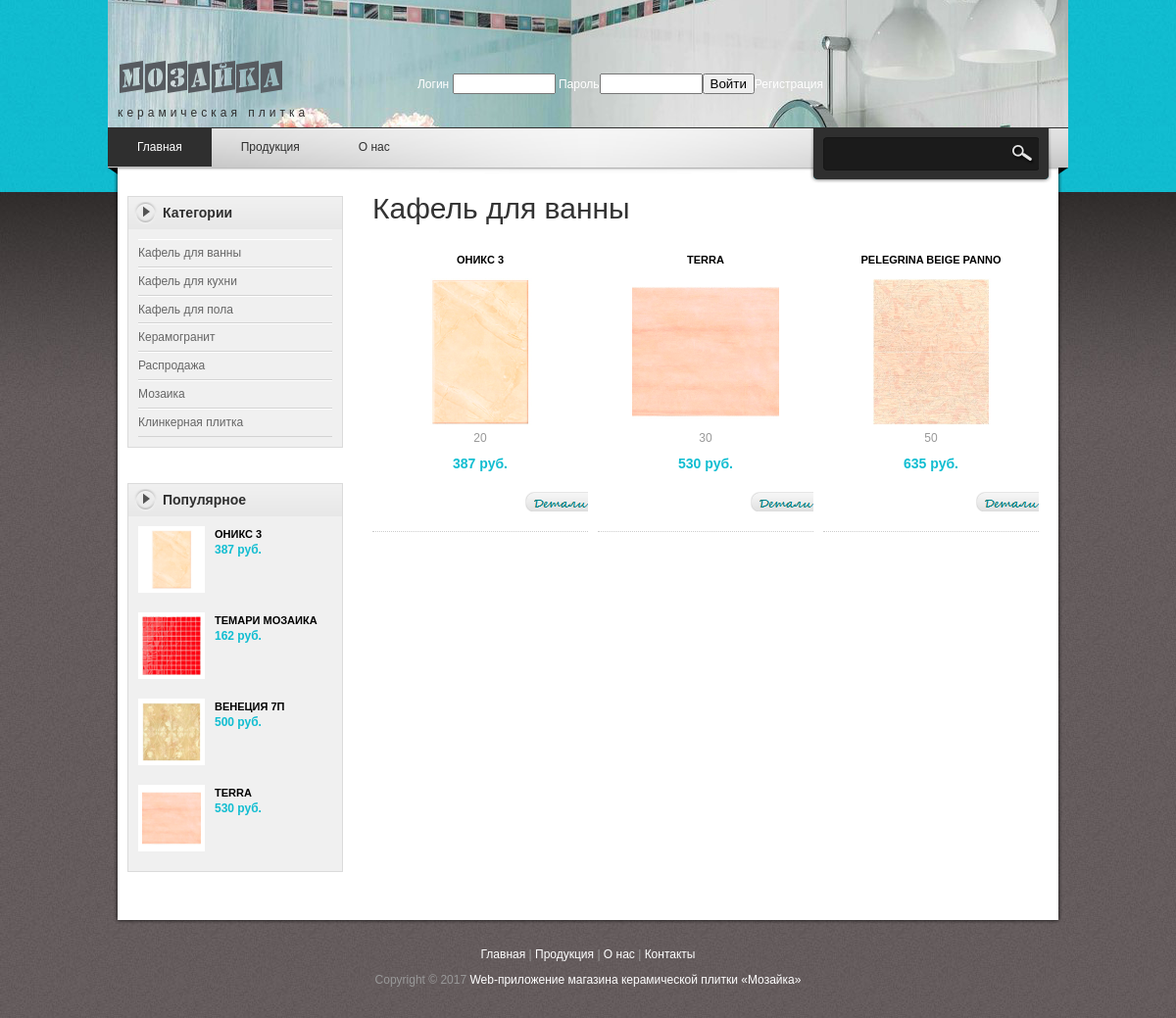
The page /index.php?idk=4 on the database its author committed.
### tables this page shows
CREATE TABLE `kat` (
  `idk` int(11) NOT NULL,
  `kat` varchar(255) NOT NULL
);

CREATE TABLE `tovar` (
  `idt` int(11) NOT NULL,
  `nametov` varchar(100) NOT NULL,
  `opistovar` text NOT NULL,
  `imagetovar` varchar(100) NOT NULL,
  `idk` int(11) NOT NULL,
  `cena` int(11) NOT NULL,
  `datad` date NOT NULL,
  `h` int(11) NOT NULL,
  `w` int(11) NOT NULL,
  `kolvom` int(11) NOT NULL
);

### index.php (the view, shortened to what this page needs)
<?php	include 'header.php'; ?>
            <div class="sidebar_box"><span class="bottom"></span>
            	<h3>Популярное</h3>
                <div class="content">
                <?php
				$idk=$_GET['idk'];
			$key=$_POST['keyword'];
					$query3 = "SELECT * FROM tovar t2  order by datad asc LIMIT 4 ";
$result3 = mysql_query($query3) or die(mysql_error());
					while($row3 = mysql_fetch_array($result3))
    {
	echo "<div class='bs_box'>";
                    	echo "<a href='productdetail.php?id={$row3['0']}'><img src={$row3['3']} alt='image' width='60'/></a>
                        <h4><a href='productdetail.php?id={$row3['0']}'>{$row3['1']}</a></h4>
                        <p class='price'>{$row3['5']} руб.</p>
                        <div class='cleaner'></div>
                    </div>";}
					?>
                </div>
            </div>
        </div>
        <div id="content" class="float_r">
        <?php
	if (($idk=='') and ($key==''))	{ echo "<h1>Новая продукция</h1>";
	$query4 = "SELECT *,SUBSTRING(opistovar,1,90) as k FROM tovar order by datad desc LIMIT 6";
	}
	elseif  (($idk<>'') and ($key==''))
	{
		$querykat = mysql_query("select * from kat where idk=$idk") or die(mysql_error());
		while($rowkat = mysql_fetch_array($querykat)) {
	echo "<h1>{$rowkat['1']}</h1>";
		}
	$query4 = "SELECT *,SUBSTRING(opistovar,1,90) as k FROM tovar where idk=$idk";
	}
	else {
		echo "<h1>Поиск по '$key'</h1>";
	$query4 = "SELECT *,SUBSTRING(opistovar,1,90) as k FROM tovar where nametov like '%$key%'";
	}
$result4 = mysql_query($query4) or die(mysql_error());
					$i=0;
					while($row4 = mysql_fetch_array($result4))
    {
echo "<div class='product_box'>
<h3>{$row4['1']}</h3>
                 <a href='#'><img src={$row4['3']} alt='image' width='150'/></a>
				 <p>{$row4['7']}</p>
				 <p class='product_price'>{$row4['5']} руб.</p>";
               echo "<a href='productdetail.php?id={$row4['0']}' class='detail'></a> <input name='id' type='hidden' value='". $row4['0'] ."'>   </form>
            </div>
			"; $i++;
			if ($i % 3 == 0) {echo " <div class='cleaner'></div>";}}
				?>
        </div>
    </div>
   <?php	include 'footer.php'; ?>
</div>
</body>
</html>

### header.php (shortened to what this page needs)
<?php
$logged = $_SESSION['user'];
$query2 = "SELECT * FROM kat";
$result2 = mysql_query($query2) or die(mysql_error());
?>
<!DOCTYPE html PUBLIC "-//W3C//DTD XHTML 1.0 Transitional//EN" "http://www.w3.org/TR/xhtml1/DTD/xhtml1-transitional.dtd">
<html xmlns="http://www.w3.org/1999/xhtml">
<head>
<link href="templatemo_style.css" rel="stylesheet" type="text/css" />
<link rel="stylesheet" href="nivo-slider.css" type="text/css" media="screen" />
<link rel="stylesheet" type="text/css" href="css/ddsmoothmenu.css" />
</head>
<body>
<div id="templatemo_body_wrapper">
<div id="templatemo_wrapper">
	<div id="templatemo_header">
    	<div id="site_title"><h1><a href="index.php"><br>керамическая плитка</a></h1></div>
       	  <div id="header_right">
        <p>
<?php
if ((!$logged) ) {
 echo "<a href='#'><form method='post' action='logmi.php'>";
 echo "Логин  <input type=text size=10 maxlength=10 name='login' />";
 echo "  Пароль<input type='password' size=10 maxlength=10 name='password' />";
echo "<input type='submit'  name='del' value='Войти' /><a href='reg.php'>Регистрация</a>";} else {	$row = mysql_fetch_array($result);
	echo $row['3'];echo  ", добро пожаловать!!! " ;echo  "<a href='login.php?act=logout'>Выйти</a>";}
 ?>
		</div>
			</div>
    <div id="templatemo_menubar">
    	<div id="top_nav" class="ddsmoothmenu">
            <ul>
                <li><a href="index.php" class="selected">Главная</a></li>
                <li><a href="#">Продукция</a>
                </li>
                <li><a href="about.php">О нас</a>
                </li>
            </ul>
            <br style="clear: left" />
        </div>
        <div id="templatemo_search">
            <form action="index.php" method="post">
              <input type="text" value=" " name="keyword" id="keyword" title="keyword" onfocus="clearText(this)" onblur="clearText(this)" class="txt_field" />
              <input type="submit" name="Search" value=" " alt="Search" id="searchbutton" title="Search" class="sub_btn"  />
            </form>
        </div>
    </div>
    <div id="templatemo_main">
    	<div id="sidebar" class="float_l">
        	<div class="sidebar_box"><span class="bottom"></span>
            	<h3>Категории</h3>
                <div class="content">
                	<ul class="sidebar_list">
						<?php
					while($row2 = mysql_fetch_array($result2))
    {
                       echo "<li><a href='index.php?idk={$row2['0']}'>{$row2['1']}</a></li>";
	} ?>
                    </ul>
                </div>
             </div>

### templatemo_style.css (style rules this page uses)
body { margin: 0; padding: 0; color: #999; font-family: Tahoma, Geneva, sans-serif; font-size: 12px; line-height: 1.4em; background-color: #665f5f; background-repeat: repeat; background-image: url(images/templatemo_body.jpg) }
a, a:link, a:visited { color: #0299aa; font-weight: normal; text-decoration: none }
a.detail { display: inline-block; width: 64px; height: 20px; line-height: 20px; text-align: center; font-size: 10px; font-weight: bold; color: #333; background: url(images/templatemo_detail.png) }
p { margin: 0 0 10px 0; padding: 0; }
img { border: none; }
h1, h2, h3, h4, h5, h6 { color: #333; font-weight: normal; }
h1 { font-size: 30px; margin: 0 0 30px; padding: 5px 0 }
h3 { font-size: 20px; margin: 0 0 20px; padding: 0; }
h4 { font-size: 16px; margin: 0 0 15px; padding: 0; }
.float_l { float: left }
.float_r { float: right }
#templatemo_body_wrapper { width: 100%; background: url(images/templatemo_body_top.jpg) repeat-x top }
#templatemo_wrapper { width: 980px; margin: 0 auto; }
#templatemo_header { width: 960px; height: 70px; padding: 30px 10px; background: url(images/templatemo_header_bg.png) no-repeat bottom; }
#templatemo_menubar { width: 980px; height: 60px; background: url(images/templatemo_menubar.png) no-repeat; }
#templatemo_main { width: 940px; padding: 10px 20px; background: url(images/templatemo_main_bg.png) repeat-y }
#content { width: 690px }
#sidebar { width: 220px }
#site_title { float: left; margin-top: 30px; }
#site_title h1 { margin: 0; padding: 0 }
#site_title h1 a { display: block; width: 300px; height: 40px; padding-top: 30px; font-size: 12px; letter-spacing: 4px; color: #2f2f2f; text-align: left; background: url(images/templatemo_logo.png) no-repeat top left }
#header_right { float: right; margin: 35px 240px 0 0; color: #666; }
#header_right a { color: #fff }
#templatemo_search { float: right; margin: 10px 30px 0; width: 220px; height: 34px; background: url(images/templatemo_search_bg.png) }
#templatemo_search .txt_field { float: left; display: block; height: 22px; line-height: 22px; width: 170px; color: #999; font-size: 12px; padding: 5px; font-variant: normal; border: none; background: none; }
#templatemo_search .sub_btn { float: right; display: block; color: #fff; height: 33px; width: 40px; font-size: 11px; font-weight: 700; line-height: 26px; cursor: pointer; border: none; background: none; }
.sidebar_box { position: relative; background: #f0f0f0; margin-bottom: 36px; border: 1px solid #dbdbdb }
.sidebar_box h3 { font-size: 14px; font-weight: 700; padding: 0 10px 0 35px; margin: 0; width: 185px; height: 33px; line-height: 33px; margin-bottom: 0; background: url(images/templatemo_sidebar_header.png) no-repeat; color: #2f2f2f }
#sidebar .sidebar_box .content { padding: 10px 10px 0; }
#sidebar .sidebar_list { margin: 0; padding: 0 0 10px; list-style: none; }
#sidebar .sidebar_list li { display: block; margin: 0; padding: 5px 0; border-top: 1px solid #fff; border-bottom: 1px solid #d3d3d3 }
#sidebar .sidebar_list li a { color: #666; }
.bs_box { clear: both; margin-bottom: 20px }
.bs_box img { float: left; margin-right: 10px; border: 4px solid #fff }
.bs_box h4 { margin-bottom: 0 }
.bs_box h4 a { font-size: 11px; color: #000; font-weight: 700 }
.bs_box .price { font-size: 12px; font-weight: 700; color: #11bdd1 }
.product_box { float: left; width: 220px; text-align: center; margin: 0 10px 30px 0; padding-bottom: 20px; border-bottom: 1px dotted #ccc }
.product_box img { margin-bottom: 5px; }
.product_box h3 { font-size: 11px; color: #000; font-weight: 700; margin-bottom: 10px; }
.product_box .product_price { color: #11bdd1; font-size: 14px; font-weight: 700; margin-bottom: 20px; }
.product_box .detail { float: right; display: block; }

### css/ddsmoothmenu.css (style rules this page uses)
.ddsmoothmenu { float: left; }
.ddsmoothmenu ul { z-index:100; margin: 0; padding: 0; list-style-type: none; }
.ddsmoothmenu ul li { position: relative; display: inline; float: left; }
.ddsmoothmenu ul li a { display: block; padding: 0 30px; height: 40px; line-height: 40px; font-size: 12px; color: #2f2f2f; text-decoration: none; outline: none; text-align: center; }
.ddsmoothmenu ul li a.selected, .ddsmoothmenu ul li a:hover { color: #fff; background: #2f2f2f; }

### rows shown on the page
kat: kat "Кафель для ванны"
kat: kat "Кафель для кухни"
kat: kat "Кафель для пола"
kat: kat "Керамогранит"
kat: kat "Распродажа"
kat: kat "Мозаика"
kat: kat "Клинкерная плитка"
tovar: imagetovar (picture), nametov "ОНИКС 3", cena "387", h "20"
tovar: imagetovar (picture), nametov "ТЕМАРИ МОЗАИКА", cena "162"
tovar: imagetovar (picture), nametov "ВЕНЕЦИЯ 7П", cena "500"
tovar: imagetovar (picture), nametov "TERRA", cena "530", h "30"
tovar: nametov "PELEGRINA BEIGE PANNO", imagetovar (picture), h "50", cena "635"
